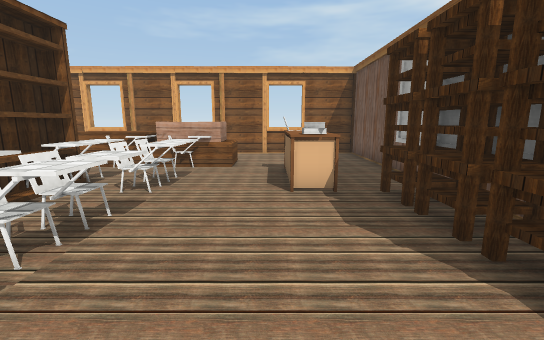
[1] (above)

20 first-person views from a walk through a 3-D level made in the Unity game engine. The camera is 1.4 m above the floor, tilts 10° down and sees 90° across. The floor is counted in squares, 1 m on a side. Each view is taken from the middle of a square. On the plan, view 1 faces up. The plan holds only what a view shows up to about 13 squares ahead; the rest is blank. The place goes on beyond the plan. Some surface patterns are stand-ins.

[2]
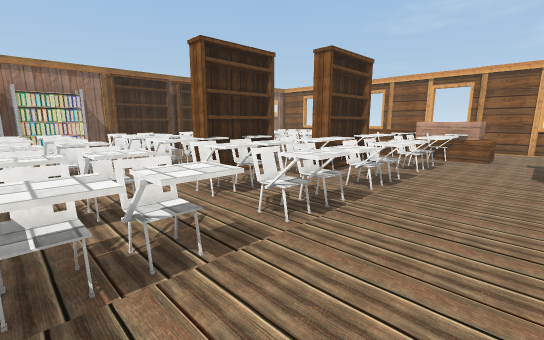

[3]
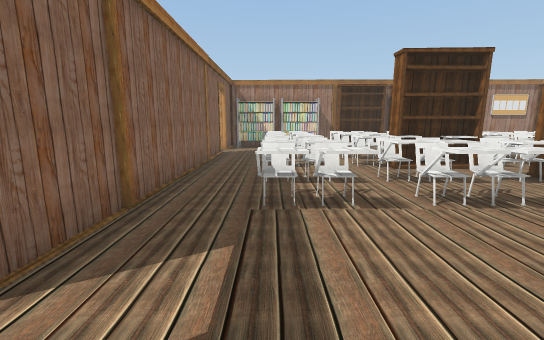

[4]
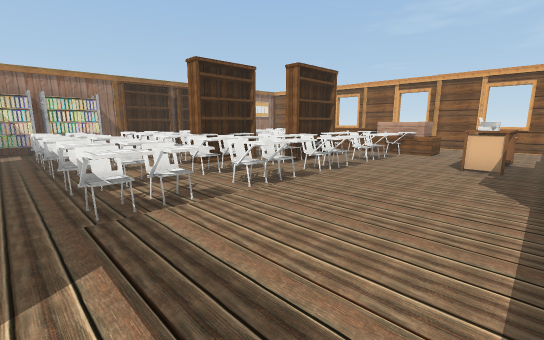

[5]
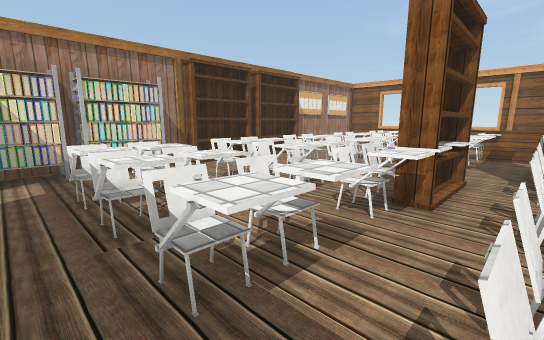

[6]
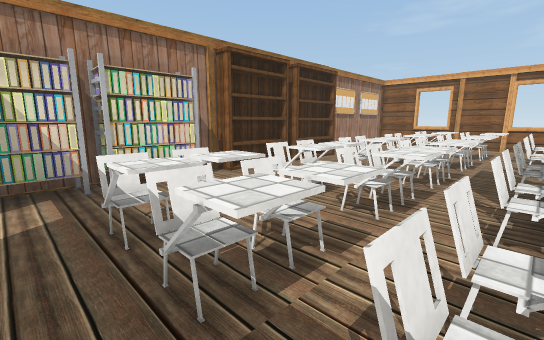

[7]
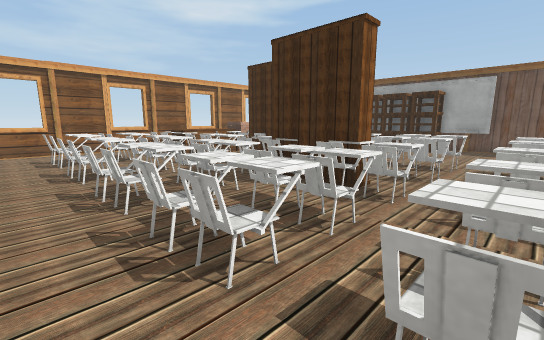

[8]
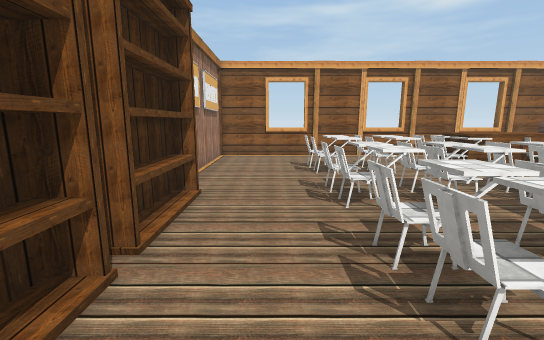

[9]
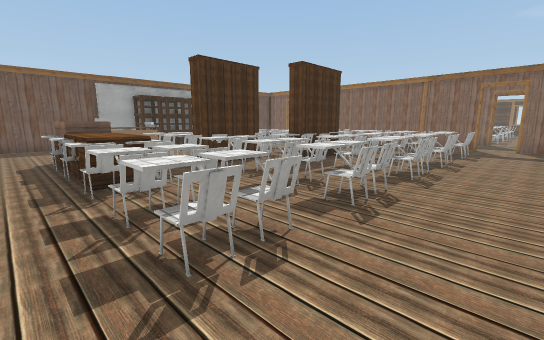

[10]
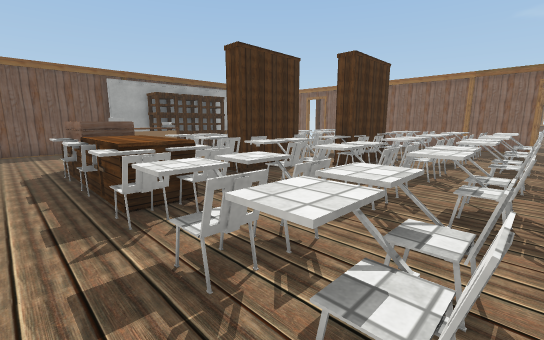

[11]
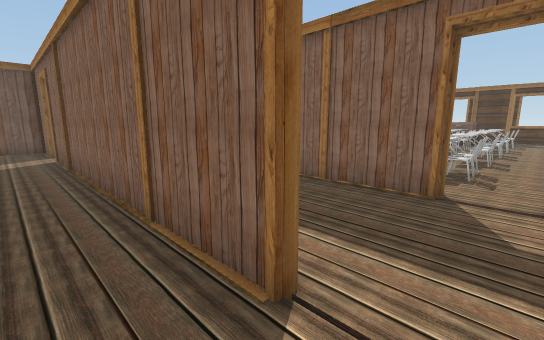

[12]
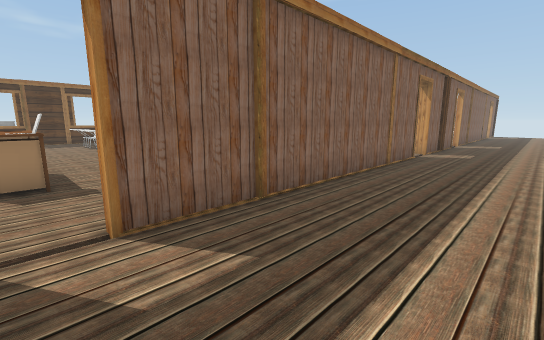

[13]
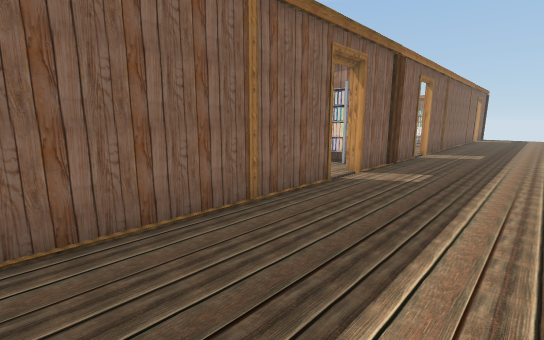

[14]
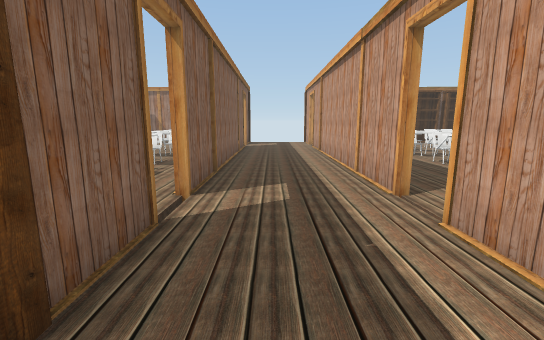

[15]
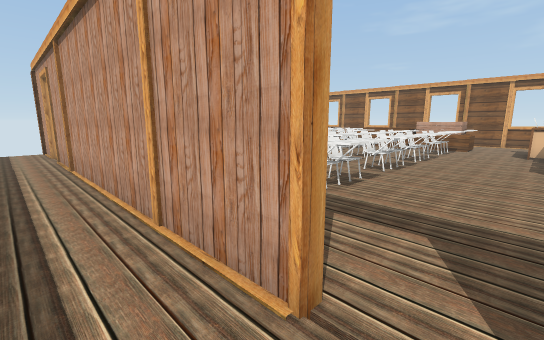

[16]
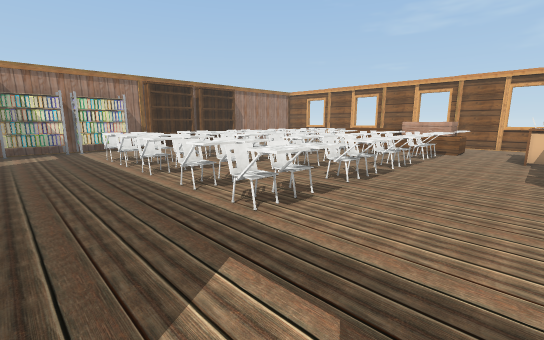

[17]
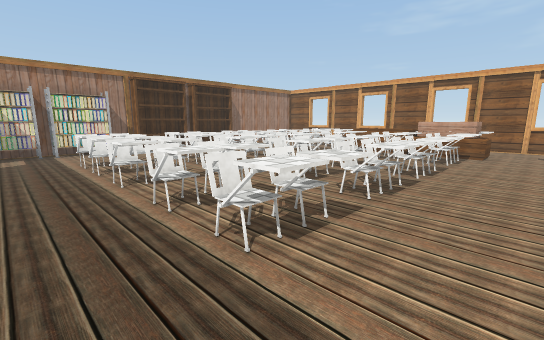

[18]
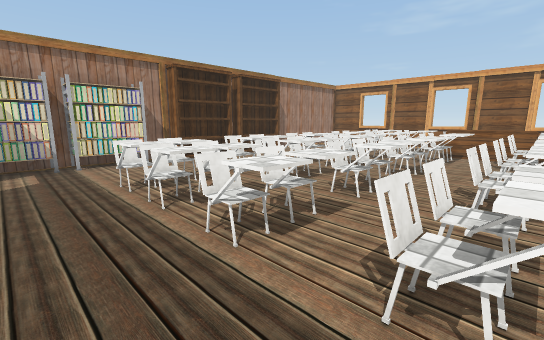

[19]
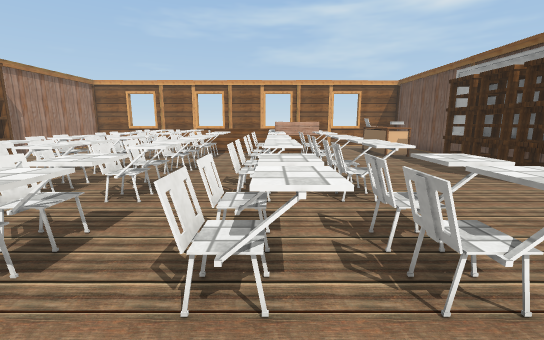

[20]
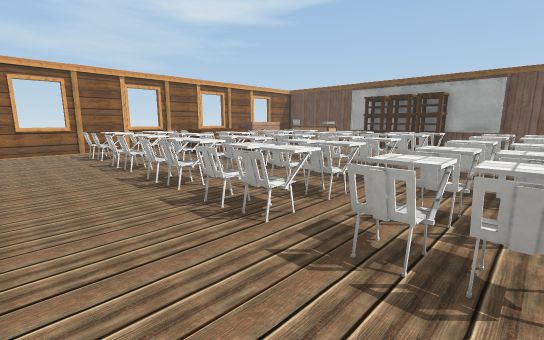

### Floor plan
Points are (right, up) in squares from view 1. A wall is a line through its corners. A room is listed if a view was taken in it or the views show most of it. See-through windows are left out.
Room 1 (views 1, 2, 3, 4, 5, 6, 7, 8, 9, 10, 11)
walls: (3.3, 5.4) (3.3, 7.2); (3.6, 3.8) (3.6, 12.4) (-13.5, 12.4); (3.3, -0.2) (3.3, 1.4); (-14.2, 0.9) (-14.2, -0.4); (3.6, -2) (3.6, 0.9); (-10.8, -5.4) (0.2, -5.4); (1.6, -5.4) (3.4, -5.4); (3.6, -4.5) (3.6, -3.9); (-13, -5.4) (-12.1, -5.4); (-14.2, 12.4) (-14.2, 7.4)
low walls: (3.1, 0.1) (3.1, 1.1)
ways out: opening at (1, -5) to room 2; gap at (-12, -6) to room 2
objects: chair (-11, -3) to (-10, -3); chair (-11, -2) to (-10, -2); chair (-11, 0) to (-10, 0); chair (-11, 1) to (-10, 1); chair (-11, 2) to (-10, 3); chair (-11, 4) to (-10, 4); chair (-11, 5) to (-10, 6); chair (-11, 7) to (-10, 7); chair (-11, 8) to (-10, 9); chair (-11, 9) to (-10, 10); chair (-9, -3) to (-8, -3); chair (-9, -2) to (-8, -2); chair (-9, 0) to (-8, 0); chair (-9, 1) to (-8, 1); chair (-9, 2) to (-8, 3); chair (-9, 4) to (-8, 4); chair (-9, 5) to (-8, 6); chair (-9, 6) to (-8, 7); chair (-9, 8) to (-8, 9); chair (-9, 9) to (-8, 10); chair (-7, -3) to (-6, -3); chair (-7, -2) to (-6, -2); chair (-7, 0) to (-6, 0); chair (-7, 1) to (-6, 1); chair (-7, 2) to (-6, 3); chair (-7, 4) to (-6, 4); chair (-7, 5) to (-6, 6); chair (-7, 7) to (-6, 7); chair (-7, 8) to (-6, 9); chair (-7, 10) to (-6, 10); shelf (-6, 2); other object (-6, 9) to (-5, 9); chair (-5, -3) to (-4, -3); chair (-5, -2) to (-4, -2); chair (-5, 0) to (-4, 0); chair (-5, 1) to (-4, 1); chair (-5, 2) to (-4, 3); chair (-5, 4) to (-4, 4); shelf (-5, 5); chair (-5, 5) to (-4, 6); chair (-5, 7) to (-4, 7); other object (-5, 8) to (-4, 9); chair (-5, 10) to (-4, 10); chair (-3, -3) to (-2, -3); chair (-3, -2) to (-2, -2); chair (-3, 0) to (-2, 0); chair (-3, 1) to (-2, 1); chair (-3, 2) to (-2, 3); chair (-3, 4) to (-2, 4); chair (-3, 5) to (-2, 6); chair (-3, 7) to (-2, 7); chair (-3, 8) to (-2, 9); other object (-2, 9) to (-1, 10); other object (0, 5) to (1, 8); other object (1, 6); other object (2, 2); other object (2, 3); other object (2, 4); other object (2, 5); other object (3, 2); other object (3, 3); other object (3, 4); other object (3, 5)
Room 2 (views 12, 13, 14, 15, 16, 17, 18, 19, 20)
walls: (-14.8, -0.5) (-14.8, 0.6); (-14.6, -0.6) (-14.6, 0.1); (-14.2, -2.5) (-14.2, -3.5); (-15.4, -5.6) (-31.4, -5.6); (-14.6, 5.5) (-14.6, 9.2); (-14.8, 6.1) (-14.8, 6.9); (-26.1, -9.7) (-15.4, -9.7); (-13.5, -9.7) (-12.1, -9.7) (-12.1, -10.1); (-32.4, 0.9) (-32.4, -5); (-22, 12.4) (-24.5, 12.4); (-10.7, -10.1) (-10.7, -9.7) (0.2, -9.7); (-17.1, 12.4) (-20.5, 12.4); (-26.6, 12.4) (-31, 12.4); (-32.4, 9.2) (-32.4, 7)
low walls: (-15.1, -0.1) (-15.1, 0.8)
ways out: opening at (1, -5) to room 1; gap at (-12, -6) to room 1; gap at (-12, -10); gap at (0, -10)
objects: other object (-33, -6); rack (-32, -5) to (-32, -3); rack (-32, -2) to (-32, -1); shelf (-32, 1) to (-32, 6); chair (-29, -2) to (-28, -2); chair (-29, -1); chair (-29, 2) to (-28, 2); chair (-29, 4); chair (-29, 7); chair (-29, 10); chair (-28, 1); chair (-28, 3) to (-28, 4); chair (-28, 6) to (-28, 7); chair (-28, 9) to (-28, 10); chair (-27, -2); chair (-27, 1) to (-26, 1); chair (-27, 2) to (-26, 2); chair (-27, 3) to (-26, 4); chair (-27, 5) to (-26, 5); chair (-27, 6) to (-26, 7); other object (-27, 9); chair (-26, -1); other object (-26, 7) to (-26, 8); other object (-26, 10) to (-26, 11); chair (-25, -2) to (-24, -2); chair (-25, -1) to (-24, -1); chair (-25, 1) to (-24, 1); chair (-25, 2) to (-24, 2); chair (-25, 3) to (-24, 4); chair (-25, 5) to (-24, 5); chair (-25, 6) to (-24, 7); chair (-25, 8) to (-24, 8); other object (-25, 9) to (-24, 10); other object (-24, 9) to (-23, 9); chair (-23, -2); chair (-23, -1) to (-22, -1); chair (-23, 1) to (-22, 1); chair (-23, 2) to (-21, 2); chair (-23, 3) to (-22, 4); chair (-23, 5) to (-22, 5); other object (-23, 6) to (-22, 6); other object (-23, 7) to (-22, 8); chair (-21, -2) to (-20, -2); chair (-21, -1) to (-20, -1); chair (-21, 1) to (-20, 1); chair (-21, 3) to (-20, 4); chair (-21, 5) to (-20, 5); chair (-21, 6) to (-20, 7); chair (-21, 8) to (-20, 8); other object (-21, 9); other object (-21, 9) to (-20, 10); chair (-20, 2); other object (-17, 7) to (-17, 10); other object (-16, 2) to (-16, 3); other object (-16, 4); other object (-16, 5); other object (-15, -10); other object (-15, 2); other object (-15, 4); other object (-15, 5); rack (-14, -11) to (-13, -11); other object (-14, -10); rack (-14, -5) to (-13, -3); rack (-14, -2) to (-13, -1); shelf (-14, 2); shelf (-14, 5); other object (-14, 13); other object (4, -6); other object (4, -5)

Where each view was taken, in squares from view 1:
view 1: 0 up, 0 right, facing up
view 2: 3 down, 0 right, facing up-left
view 3: 3 down, 2 right, facing left
view 4: 4 down, 2 right, facing up-left
view 5: 4 down, 5 left, facing up-left
view 6: 4 down, 7 left, facing up-left
view 7: 2 down, 12 left, facing up-right
view 8: 1 up, 12 left, facing up
view 9: 11 up, 13 left, facing down-right
view 10: 11 up, 11 left, facing down-right
view 11: 4 down, 12 left, facing down-right
view 12: 6 down, 1 right, facing down-left
view 13: 6 down, 5 left, facing down-left
view 14: 8 down, 13 left, facing left
view 15: 7 down, 17 left, facing up-left
view 16: 5 down, 17 left, facing up-left
view 17: 4 down, 18 left, facing up-left
view 18: 4 down, 22 left, facing up-left
view 19: 4 down, 22 left, facing up
view 20: 2 down, 31 left, facing up-right
